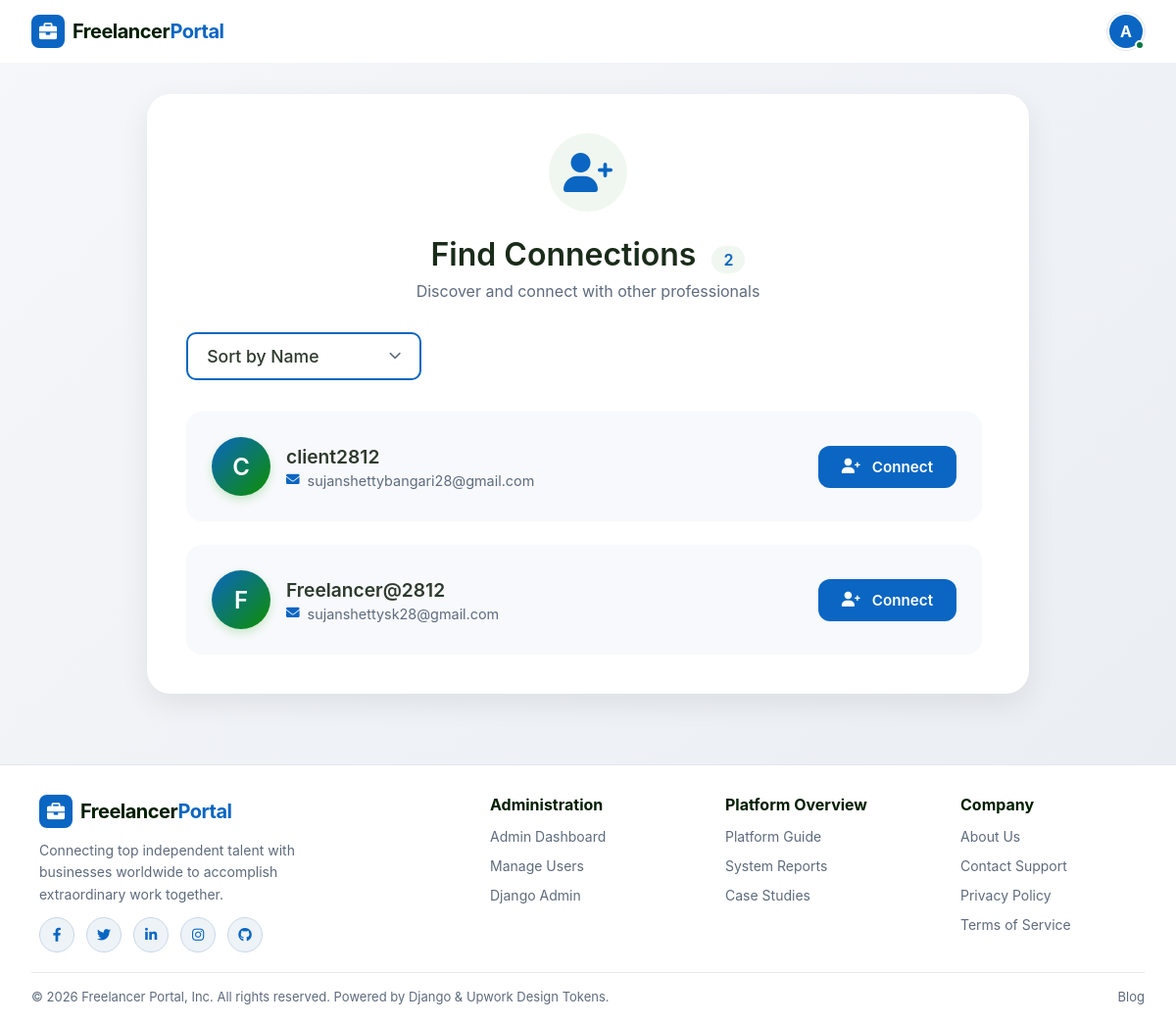
The app's page /accounts/find-connections/ (signed in) with its own data.
### accounts/models.py (models this page shows, shortened)
class User(AbstractUser):
    ROLE_CHOICES = (
        ('client', 'Client'),
        ('freelancer', 'Freelancer'),
    )
    username = models.CharField(max_length=150, unique=True)
    email = models.EmailField(unique=True)
    phone = models.CharField(max_length=15, unique=True)
    role = models.CharField(max_length=20, choices=ROLE_CHOICES)
    is_verified = models.BooleanField(default=False)  # ✅ ADD THIS
    USERNAME_FIELD = 'email'
    REQUIRED_FIELDS = ['username', 'phone']
    @property
    def get_profile_picture(self):
        try:
            if hasattr(self, 'freelancerprofile') and self.freelancerprofile.profile_picture:
                return self.freelancerprofile.profile_picture
        except Exception:
            pass
        return None

### accounts/views.py (the view)
# urls.py: path("find-connections/", views.find_connections, name="find_connections"),
@login_required
def find_connections(request):
    users = User.objects.exclude(id=request.user.id)
    for user in users:
        is_connected = Connection.objects.filter(
            sender=request.user, receiver=user
        ).exists()
        if is_connected:
            user.connection_status = 'connected'
        else:
            req = ConnectionRequest.objects.filter(
                sender=request.user, receiver=user
            ).order_by('-created_at').first()
            if req:
                user.connection_status = req.status
            else:
                user.connection_status = 'none'
    return render(request, "accounts/find_connections.html", {
        "users": users
    })

### accounts/context_processors.py (called while the page is built)
def notifications(request):
    if request.user.is_authenticated:
        user_notifications = Notification.objects.filter(user=request.user).order_by('-created_at')[:10]
        unread_count = Notification.objects.filter(user=request.user, is_read=False).count()
        return {
            'notifications': user_notifications,
            'unread_notifications_count': unread_count
        }
    return {
        'notifications': [],
        'unread_notifications_count': 0
    }

### templates/accounts/find_connections.html (shortened to what this page needs)
<!DOCTYPE html>
<html>
<head>
    <link rel="stylesheet" href="https://cdnjs.cloudflare.com/ajax/libs/font-awesome/6.0.0/css/all.min.css">
</head>
<body>
{% include 'includes/header.html' %}
<main>
    <div class="connections-container">
        <div class="connections-header">
            <div class="connections-icon">
                <i class="fas fa-user-plus"></i>
            </div>
            <h2>
                Find Connections
                {% if users %}
                    <span class="connections-count">{{ users|length }}</span>
                {% endif %}
            </h2>
            <p>Discover and connect with other professionals</p>
        </div>
        <div class="search-section">
            <div class="filter-options">
                <div class="custom-sort-dropdown" id="customSortDropdown">
                    <button class="sort-select-button" id="sortSelectButton">
                        <span>Sort by Name</span>
                        <i class="fas fa-chevron-down" style="font-size: 0.8rem; color: #5e6b7e;"></i>
                    </button>
                </div>
            </div>
        </div>
        <div class="users-list" id="usersList">
            {% for user in users %}
                <div class="user-card" data-name="{{ user.username|lower }}" data-email="{{ user.email|lower }}" data-id="{{ user.id }}">
                    <div class="user-info">
                        <div class="user-avatar">
                            {{ user.username|make_list|first|upper }}
                        </div>
                        <div class="user-details">
                            <h3>{{ user.username }}</h3>
                            <p>
                                <i class="fas fa-envelope"></i>
                                {{ user.email }}
                            </p>
                        </div>
                    </div>
                    {% if user.connection_status == 'pending' %}
                        <button class="connect-btn pending" disabled>
                            <i class="fas fa-clock"></i>
                            <span>Request Pending</span>
                        </button>
                    {% elif user.connection_status == 'connected' %}
                        <button class="connect-btn connected" disabled>
                            <i class="fas fa-check-circle"></i>
                            <span>Connected</span>
                        </button>
                    {% elif user.connection_status == 'rejected' %}
                        <button class="connect-btn rejected" disabled>
                            <i class="fas fa-times-circle"></i>
                            <span>Request Rejected</span>
                        </button>
                    {% else %}
                        <a href="{% url 'accounts:send_connection_request' user.id %}" class="connect-btn">
                            <i class="fas fa-user-plus"></i>
                            <span>Connect</span>
                        </a>
                    {% endif %}
                </div>
            {% endfor %}
        </div>
    </div>
</main>
{% include 'includes/footer.html' %}
</body>
</html>

### templates/includes/header.html (shortened to what this page needs)
{% load static %}
<header class="upwork-header">
  <div class="upwork-header-container">
    <div class="upwork-header-left">
      {% if request.user.is_authenticated %}
        {% if request.user.is_superuser %}
          <a href="{% url 'accounts:admin_home' %}" class="upwork-logo">
        {% elif request.user.role == 'client' %}
          <a href="{% url 'client:client_home' %}" class="upwork-logo">
        {% else %}
          <a href="{% url 'freelancer:freelancer_home' %}" class="upwork-logo">
        {% endif %}
      {% else %}
        <a href="{% url 'home' %}" class="upwork-logo">
      {% endif %}
        <span class="logo-icon"><i class="fas fa-briefcase"></i></span>
        <span class="logo-text">Freelancer<span class="logo-accent">Portal</span></span>
      </a>
    </div>
    <div class="upwork-header-right">
      {% if request.user.is_authenticated %}
      <div class="upwork-user-menu" onclick="toggleUpworkMenu(event)">
        <div class="user-avatar-circle" style="display: flex; align-items: center; justify-content: center; font-weight: 700; font-size: 16px; background: #0a66c2; color: white;">
          {% if request.user.get_profile_picture %}
          <img src="{{ request.user.get_profile_picture }}" alt="{{ request.user.username }}" style="width: 100%; height: 100%; object-fit: cover;">
          {% else %}
          {{ request.user.username|slice:":1"|upper }}
          {% endif %}
        </div>
        <span class="online-status-dot"></span>
      </div>
      {% else %}
      <a href="{% url 'accounts:login' %}" class="upwork-btn-link">Log In</a>
      <a href="{% url 'accounts:select_role' %}" class="upwork-btn-primary">Sign Up</a>
      {% endif %}
    </div>
  </div>
</header>
<link rel="stylesheet" href="https://cdnjs.cloudflare.com/ajax/libs/font-awesome/6.0.0/css/all.min.css" />

### templates/accounts/find_connections.html (style rules this page uses)
* { margin: 0; padding: 0; box-sizing: border-box; }
body { font-family: -apple-system, BlinkMacSystemFont, 'Segoe UI', Roboto, 'Helvetica Neue', Arial, sans-serif; background: linear-gradient(135deg, #f5f7fa 0%, #e9edf2 100%); min-height: 100vh; display: flex; flex-direction: column; color: #2d3a2d; }
main { flex: 1; display: flex; align-items: center; justify-content: center; padding: 2rem 1rem; }
.connections-container { background: white; max-width: 900px; width: 100%; padding: 2.5rem; border-radius: 24px; box-shadow: 0 10px 30px rgba(0, 0, 0, 0.08); animation: fadeIn 0.5s ease-out; }
.connections-header { text-align: center; margin-bottom: 2rem; }
.connections-icon { font-size: 2.5rem; color: #0a66c2; background: #f0f7f0; width: 80px; height: 80px; border-radius: 50%; display: flex; align-items: center; justify-content: center; margin: 0 auto 1.5rem; }
.connections-header h2 { color: #1a2b1a; font-size: 2rem; margin-bottom: 0.5rem; font-weight: 600; }
.connections-count { color: #0a66c2; background: #f0f7f0; padding: 0.25rem 0.75rem; border-radius: 20px; font-size: 1rem; margin-left: 0.5rem; display: inline-block; }
.connections-header p { color: #5e6b7e; font-size: 1rem; margin-top: 0.5rem; }
.search-section { margin-bottom: 2rem; }
.filter-options { display: flex; gap: 0.5rem; flex-wrap: wrap; justify-content: space-between; align-items: center; }
.custom-sort-dropdown { position: relative; display: inline-block; font-family: inherit; width: 240px; }
.sort-select-button { width: 100%; padding: 0.75rem 1.2rem; border: 2px solid #0a66c2; border-radius: 10px; background: white; color: #2d3a2d; font-size: 1.1rem; font-weight: 500; cursor: pointer; font-family: inherit; display: flex; align-items: center; justify-content: space-between; gap: 0.5rem; }
.users-list { display: flex; flex-direction: column; gap: 1.5rem; max-height: 600px; overflow-y: auto; padding-right: 0.5rem; }
.user-card { background: #f8f9fc; border-radius: 16px; padding: 1.5rem; transition: all 0.3s ease; border: 2px solid transparent; animation: slideIn 0.5s ease-out; display: flex; align-items: center; justify-content: space-between; flex-wrap: wrap; gap: 1rem; }
.user-info { display: flex; align-items: center; gap: 1rem; flex: 1; min-width: 200px; }
.user-avatar { width: 60px; height: 60px; background: linear-gradient(135deg, #0a66c2 0%, #0d8f00 100%); border-radius: 50%; display: flex; align-items: center; justify-content: center; color: white; font-size: 1.5rem; font-weight: 600; box-shadow: 0 4px 10px rgba(20, 168, 0, 0.2); position: relative; flex-shrink: 0; }
.user-details { flex: 1; }
.user-details h3 { color: #2d3a2d; font-size: 1.2rem; margin-bottom: 0.25rem; font-weight: 600; }
.user-details p { color: #5e6b7e; font-size: 0.9rem; display: flex; align-items: center; gap: 0.5rem; flex-wrap: wrap; margin-top: 0.25rem; }
.user-details p i { color: #0a66c2; font-size: 0.85rem; }
.connect-btn { background: #0a66c2; color: white; padding: 0.75rem 1.5rem; border: none; border-radius: 12px; font-size: 0.95rem; font-weight: 600; cursor: pointer; transition: all 0.2s ease; display: flex; align-items: center; gap: 0.75rem; font-family: inherit; text-decoration: none; min-width: 130px; justify-content: center; }
.connect-btn i { transition: transform 0.2s ease; }

### records on screen
User: user.username "A"
User: username|make_list "C", username "client2812", email "sujanshettybangari28@gmail.com", shows "Connect"
User: username|make_list "F", username "Freelancer@2812", email "sujanshettysk28@gmail.com", shows "Connect"

### other values on screen
{{ users|length }} "2"
